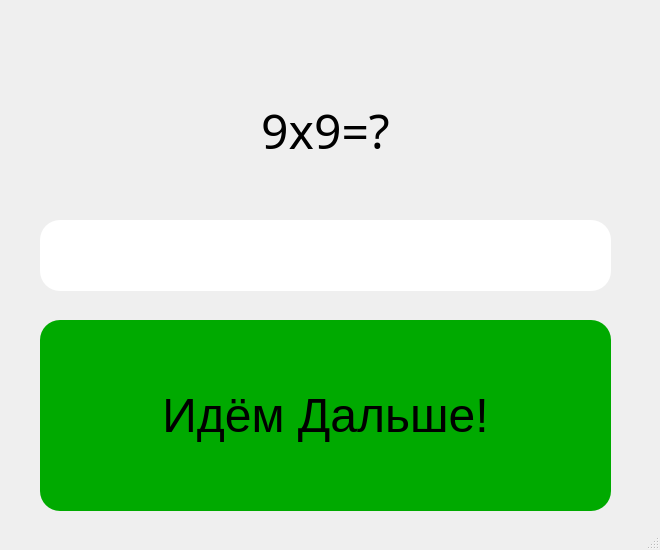
<?xml version="1.0" encoding="UTF-8"?>
<ui version="4.0">
 <class>MainWindow</class>
 <widget class="QMainWindow" name="MainWindow">
  <property name="geometry">
   <rect>
    <x>0</x>
    <y>0</y>
    <width>660</width>
    <height>550</height>
   </rect>
  </property>
  <property name="windowTitle">
   <string>MainWindow</string>
  </property>
  <property name="styleSheet">
   <string notr="true">QPushButton {
	border-radius: 20px;
}

QLineEdit {
	border-radius: 20px;
}</string>
  </property>
  <widget class="QWidget" name="centralwidget">
   <widget class="QPushButton" name="pushButton_5">
    <property name="enabled">
     <bool>true</bool>
    </property>
    <property name="geometry">
     <rect>
      <x>40</x>
      <y>320</y>
      <width>571</width>
      <height>191</height>
     </rect>
    </property>
    <property name="font">
     <font>
      <pointsize>36</pointsize>
     </font>
    </property>
    <property name="styleSheet">
     <string notr="true">background-color: rgb(0, 170, 0);
border: none;
broder-radius: 20px;
</string>
    </property>
    <property name="text">
     <string>Идём Дальше!</string>
    </property>
    <property name="autoDefault">
     <bool>false</bool>
    </property>
    <property name="default">
     <bool>false</bool>
    </property>
    <property name="flat">
     <bool>false</bool>
    </property>
   </widget>
   <widget class="QLabel" name="label">
    <property name="enabled">
     <bool>true</bool>
    </property>
    <property name="geometry">
     <rect>
      <x>40</x>
      <y>60</y>
      <width>571</width>
      <height>141</height>
     </rect>
    </property>
    <property name="minimumSize">
     <size>
      <width>441</width>
      <height>0</height>
     </size>
    </property>
    <property name="font">
     <font>
      <family>Source Code Pro</family>
      <pointsize>36</pointsize>
     </font>
    </property>
    <property name="focusPolicy">
     <enum>Qt::NoFocus</enum>
    </property>
    <property name="text">
     <string notr="true">9x9=?</string>
    </property>
    <property name="textFormat">
     <enum>Qt::PlainText</enum>
    </property>
    <property name="alignment">
     <set>Qt::AlignCenter</set>
    </property>
    <property name="wordWrap">
     <bool>true</bool>
    </property>
    <property name="margin">
     <number>25</number>
    </property>
   </widget>
   <widget class="QLabel" name="label_2">
    <property name="geometry">
     <rect>
      <x>30</x>
      <y>10</y>
      <width>591</width>
      <height>51</height>
     </rect>
    </property>
    <property name="font">
     <font>
      <pointsize>16</pointsize>
     </font>
    </property>
    <property name="text">
     <string/>
    </property>
    <property name="alignment">
     <set>Qt::AlignCenter</set>
    </property>
   </widget>
   <widget class="QLineEdit" name="lineEdit">
    <property name="geometry">
     <rect>
      <x>40</x>
      <y>220</y>
      <width>571</width>
      <height>71</height>
     </rect>
    </property>
    <property name="font">
     <font>
      <pointsize>16</pointsize>
     </font>
    </property>
    <property name="text">
     <string/>
    </property>
   </widget>
  </widget>
  <widget class="QStatusBar" name="statusbar"/>
 </widget>
 <resources/>
 <connections/>
</ui>
